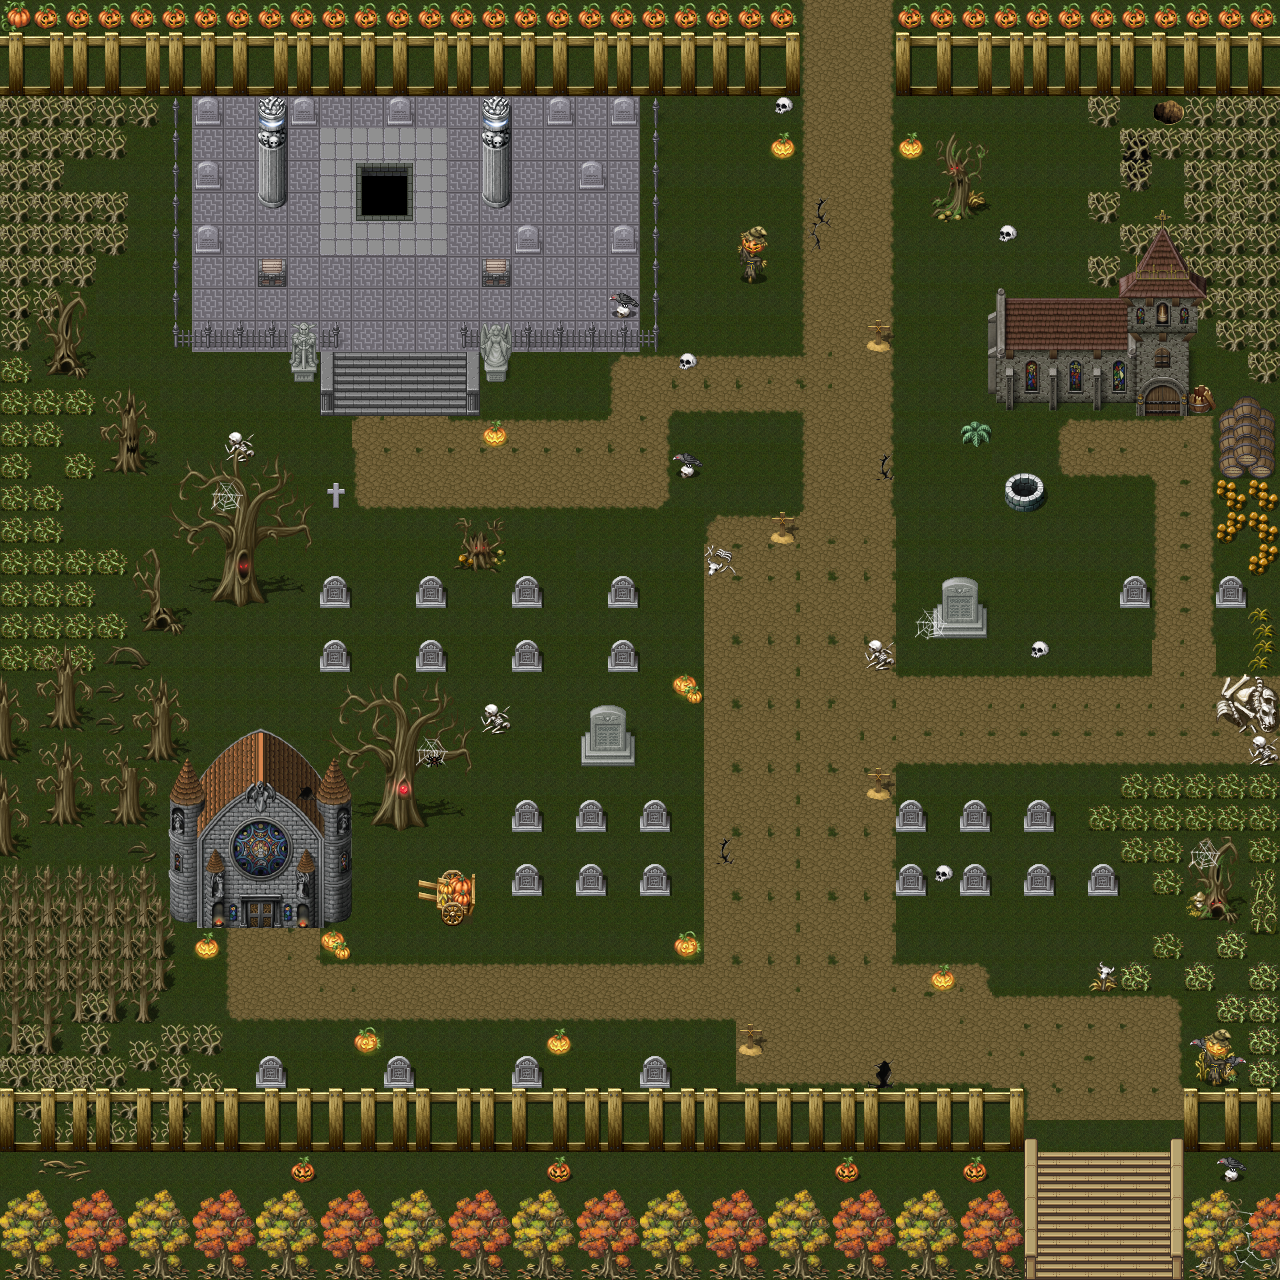

This is a level from a 2D game, rendered from its Tiled map with the project's own tilesets. A one-line summary and the map file follow, with tile-layer data summarised:
An orthogonal 40x40 tile map with 32x32 px tiles, 6 tile layers (grassLayer, groundLayer, decorationLayer, treeLayer, ...), 9 tilesets.

<map version="1.5" tiledversion="1.7.2" orientation="orthogonal" renderorder="right-down" width="40" height="40" tilewidth="32" tileheight="32" infinite="0" nextlayerid="7" nextobjectid="1">
 <editorsettings>
  <export target="worldmap.json" format="json" />
 </editorsettings>
 <tileset firstgid="1" name="building" tilewidth="32" tileheight="32" tilecount="112" columns="16">
  <image source="building.png" width="524" height="246" />
 </tileset>
 <tileset firstgid="113" name="decoration" tilewidth="32" tileheight="32" tilecount="2016" columns="32">
  <image source="decoration.png" width="1024" height="2016" />
 </tileset>
 <tileset firstgid="2129" name="grass" tilewidth="32" tileheight="32" tilecount="192" columns="16">
  <image source="grass.png" width="512" height="384" />
 </tileset>
 <tileset firstgid="2321" name="ground" tilewidth="32" tileheight="32" tilecount="48" columns="8">
  <image source="ground.png" width="256" height="192" />
 </tileset>
 <tileset firstgid="2369" name="plants" tilewidth="32" tileheight="32" tilecount="256" columns="16">
  <image source="plants.png" width="512" height="512" />
 </tileset>
 <tileset firstgid="2625" name="halloween" tilewidth="32" tileheight="32" tilecount="256" columns="16">
  <image source="halloween.png" width="512" height="512" />
 </tileset>
 <tileset firstgid="2881" name="Scenery" tilewidth="32" tileheight="32" tilecount="256" columns="16">
  <image source="Scenery.png" width="512" height="512" />
 </tileset>
 <tileset firstgid="3137" name="tree" tilewidth="32" tileheight="32" tilecount="256" columns="16">
  <image source="tree.png" width="512" height="512" />
 </tileset>
 <tileset firstgid="3393" name="pipoya" tilewidth="32" tileheight="32" tilecount="1064" columns="8">
  <image source="pipoya.png" width="256" height="4256" />
 </tileset>
 <layer id="1" name="grassLayer" width="40" height="40">
  <data>[1600 cells, 1600 non-empty, 6 distinct tile ids]</data>
 </layer>
 <layer id="5" name="groundLayer" width="40" height="40">
  <data>[1600 cells, 466 non-empty, 40 distinct tile ids]</data>
 </layer>
 <layer id="6" name="decorationLayer" width="40" height="40">
  <data>[1600 cells, 247 non-empty, 80 distinct tile ids]</data>
 </layer>
 <layer id="4" name="treeLayer" width="40" height="40">
  <data>[1600 cells, 352 non-empty, 109 distinct tile ids]</data>
 </layer>
 <layer id="2" name="buildingLayer" width="40" height="40">
  <data>[1600 cells, 103 non-empty, 102 distinct tile ids]</data>
 </layer>
 <layer id="3" name="fenceLayer" width="40" height="40">
  <data>[1600 cells, 150 non-empty, 10 distinct tile ids]</data>
 </layer>
</map>
